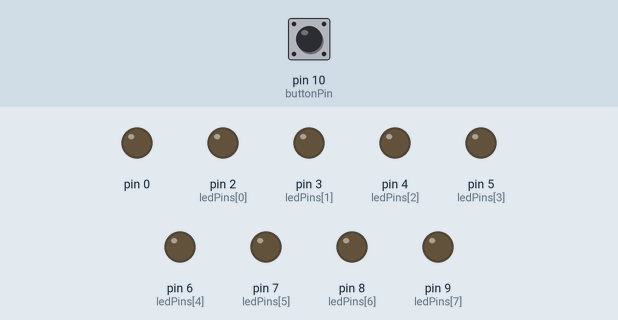
Bench run of a sketch on a simulated Arduino Uno, built with avr-gcc and run on an emulated ATmega328P. On the bench: output pins drawn as LEDs (lit = HIGH). Inputs (shaded band) come from the test bench; at power-on: pin 10 (buttonPin) HIGH.

Above: at 1.2 s.
1.3 s: pin 10 (buttonPin) pulled LOW for 0.15 s
At 7.8 s:
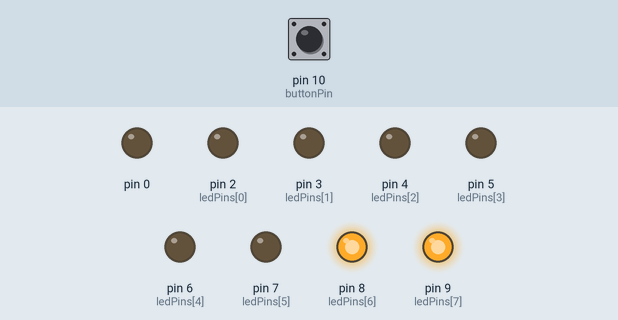
At 11.8 s:
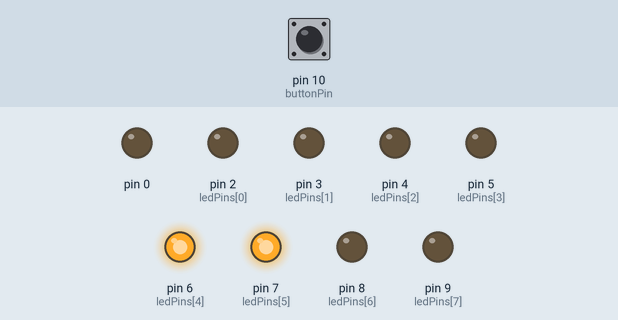
Timing chart, 0 to 30.3 s (numbered marks = the images above; inputs shaded):
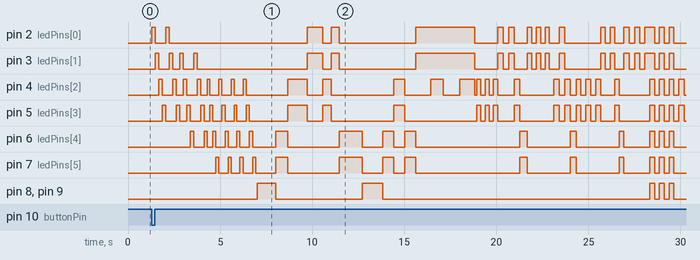

Measured:
- after the input at 1.3 s, pin 2 (ledPins[0]): LOW → HIGH at once, → LOW 0.19 s later, → HIGH 0.57 s later, → LOW 0.19 s later, … (36 changes in this stretch); pin 3 (ledPins[1]): LOW → HIGH after 0.19 s, → LOW 0.19 s later, → HIGH 0.57 s later, → LOW 0.19 s later, … (40 changes in this stretch)

The sketch:

sketch_oct30a_song.ino
```cpp
//Gravity Falls LED Sequence

int ledPins[] = {2,3,4,5,6,7,8,9};
int Blue1 = 2;
int Blue2 = 3;
int Green1 = 4;
int Green2 = 5;
int Yellow1 = 6;
int Yellow2 = 7;
int Red1 = 8;
int Red2 = 9;
const int buttonPin = 10;
int i=0;

void setup()
{
  int index;
  for(index = 0; index <= 8; index++){
pinMode(ledPins[index], OUTPUT);
pinMode(buttonPin, INPUT);
pinMode(2, OUTPUT);
pinMode(3, OUTPUT);
pinMode(4, OUTPUT);
pinMode(5, OUTPUT);
pinMode(6, OUTPUT);
pinMode(7, OUTPUT);
pinMode(8, OUTPUT);
pinMode(9, OUTPUT);
}
  }
void loop(){
  int buttonState;
  buttonState = digitalRead(buttonPin);
  if(buttonState == LOW){
digitalWrite(2, HIGH);    //first loop
digitalWrite(3, LOW);
digitalWrite(4, LOW);
digitalWrite(5, LOW);
delay(190);
digitalWrite(2, LOW);
digitalWrite(3, HIGH);
digitalWrite(4, LOW);
digitalWrite(5, LOW);
delay(190);
digitalWrite(2, LOW);
digitalWrite(3, LOW);
digitalWrite(4, HIGH);
digitalWrite(5, LOW);
delay(190);
digitalWrite(2, LOW);
digitalWrite(3, LOW);
digitalWrite(4, LOW);
digitalWrite(5, HIGH);
delay(190);
digitalWrite(2, HIGH);
digitalWrite(3, LOW);
digitalWrite(4, LOW);
digitalWrite(5, LOW);
delay(190);
digitalWrite(2, LOW);
digitalWrite(3, HIGH);
digitalWrite(4, LOW);
digitalWrite(5, LOW);
delay(190);
digitalWrite(2, LOW);
digitalWrite(3, LOW);
digitalWrite(4, HIGH);
digitalWrite(5, LOW);
delay(190);
digitalWrite(2, LOW);
digitalWrite(3, LOW);
digitalWrite(4, LOW);
digitalWrite(5, HIGH);
delay(190);
digitalWrite(3, HIGH);  //second loop
digitalWrite(4, LOW);
digitalWrite(5, LOW);
digitalWrite(6, LOW);
delay(190);
digitalWrite(3, LOW);
digitalWrite(4, HIGH);
digitalWrite(5, LOW);
digitalWrite(6, LOW);
delay(190);
digitalWrite(3, LOW);
digitalWrite(4, LOW);
digitalWrite(5, HIGH);
digitalWrite(6, LOW);
delay(190);
digitalWrite(3, LOW);
digitalWrite(4, LOW);
digitalWrite(5, LOW);
digitalWrite(6, HIGH);
delay(190);
digitalWrite(3, HIGH);
digitalWrite(4, LOW);
digitalWrite(5, LOW);
digitalWrite(6, LOW);
delay(190);
digitalWrite(3, LOW);
digitalWrite(4, HIGH);
digitalWrite(5, LOW);
digitalWrite(6, LOW);
delay(190);
digitalWrite(3, LOW);
digitalWrite(4, LOW);
digitalWrite(5, HIGH);
digitalWrite(6, LOW);
delay(190);
digitalWrite(3, LOW);
digitalWrite(4, LOW);
digitalWrite(5, LOW);
digitalWrite(6, HIGH);
delay(140);
digitalWrite(3, LOW);
digitalWrite(4, LOW);
digitalWrite(5, LOW);
digitalWrite(6, LOW);
while (i<2){
digitalWrite(4, HIGH);    //third loop
digitalWrite(5, LOW);
digitalWrite(6, LOW);
digitalWrite(7, LOW);
delay(150);
digitalWrite(4, LOW);
digitalWrite(5, HIGH);
digitalWrite(6, LOW);
digitalWrite(7, LOW);
delay(150);
digitalWrite(4, LOW);
digitalWrite(5, LOW);
digitalWrite(6, HIGH);
digitalWrite(7, LOW);
delay(170);
digitalWrite(4, LOW);
digitalWrite(5, LOW);
digitalWrite(6, LOW);
digitalWrite(7, HIGH);
delay(170);
digitalWrite(4, HIGH);
digitalWrite(5, LOW);
digitalWrite(6, LOW);
digitalWrite(7, LOW);
delay(170);
digitalWrite(4, LOW);
digitalWrite(5, HIGH);
digitalWrite(6, LOW);
digitalWrite(7, LOW);
delay(170);
digitalWrite(4, LOW);
digitalWrite(5, LOW);
digitalWrite(6, HIGH);
digitalWrite(7, LOW);
delay(170);
digitalWrite(4, LOW);
digitalWrite(5, LOW);
digitalWrite(6, LOW);
digitalWrite(7, HIGH);
delay(170);
i = i+1;
}
i = 0;
digitalWrite(7, LOW); // double lights TIME IT
delay(100);
digitalWrite(2, LOW);
digitalWrite(3, LOW);
digitalWrite(4, LOW);
digitalWrite(5, LOW);
digitalWrite(6, LOW);
digitalWrite(7, LOW);
digitalWrite(8, HIGH);
digitalWrite(9, HIGH);
delay(1000);
digitalWrite(2, LOW);
digitalWrite(3, LOW);
digitalWrite(4, LOW);
digitalWrite(5, LOW);
digitalWrite(6, HIGH);
digitalWrite(7, HIGH);
digitalWrite(8, LOW);
digitalWrite(9, LOW);
delay(650);
digitalWrite(2, LOW);
digitalWrite(3, LOW);
digitalWrite(4, HIGH);
digitalWrite(5, HIGH);
digitalWrite(6, LOW);
digitalWrite(7, LOW);
digitalWrite(8, LOW);
digitalWrite(9, LOW);
delay(1055);
digitalWrite(2, HIGH);
digitalWrite(3, HIGH);
digitalWrite(4, LOW);
digitalWrite(5, LOW);
digitalWrite(6, LOW);
digitalWrite(7, LOW);
digitalWrite(8, LOW);
digitalWrite(9, LOW);
delay(850);
digitalWrite(2, LOW);
digitalWrite(3, LOW);
digitalWrite(4, HIGH);
digitalWrite(5, HIGH);
digitalWrite(6, LOW);
digitalWrite(7, LOW);
digitalWrite(8, LOW);
digitalWrite(9, LOW);
delay(440);
digitalWrite(2, HIGH);
digitalWrite(3, HIGH);
digitalWrite(4, LOW);
digitalWrite(5, LOW);
digitalWrite(6, LOW);
digitalWrite(7, LOW);
digitalWrite(8, LOW);
digitalWrite(9, LOW);
delay(450);
digitalWrite(2, LOW);
digitalWrite(3, LOW);
digitalWrite(4, LOW);
digitalWrite(5, LOW);
digitalWrite(6, HIGH);
digitalWrite(7, HIGH);
digitalWrite(8, LOW);
digitalWrite(9, LOW);
delay(1250);
digitalWrite(2, LOW);
digitalWrite(3, LOW);
digitalWrite(4, LOW);
digitalWrite(5, LOW);
digitalWrite(6, LOW);
digitalWrite(7, LOW);
digitalWrite(8, HIGH);
digitalWrite(9, HIGH);
delay(1100);
digitalWrite(2, LOW);
digitalWrite(3, LOW);
digitalWrite(4, LOW);
digitalWrite(5, LOW);
digitalWrite(6, HIGH);
digitalWrite(7, HIGH);
digitalWrite(8, LOW);
digitalWrite(9, LOW);
delay(600);
digitalWrite(2, LOW);
digitalWrite(3, LOW);
digitalWrite(4, HIGH);
digitalWrite(5, HIGH);
digitalWrite(6, LOW);
digitalWrite(7, LOW);
digitalWrite(8, LOW);
digitalWrite(9, LOW);
delay(600);
digitalWrite(2, LOW);
digitalWrite(3, LOW);
digitalWrite(4, LOW);
digitalWrite(5, LOW);
digitalWrite(6, HIGH);
digitalWrite(7, HIGH);
digitalWrite(8, LOW);
digitalWrite(9, LOW);
delay(600);
digitalWrite(2, HIGH);
digitalWrite(3, HIGH);
digitalWrite(4, LOW);
digitalWrite(5, LOW);
digitalWrite(6, LOW);
digitalWrite(7, LOW);
digitalWrite(8, LOW);
digitalWrite(9, LOW);
delay(800);
digitalWrite(2, HIGH);
digitalWrite(3, HIGH);
digitalWrite(4, HIGH);
digitalWrite(5, LOW);
digitalWrite(6, LOW);
digitalWrite(7, LOW);
digitalWrite(8, LOW);
digitalWrite(9, LOW);
delay(700);

digitalWrite(2, HIGH);
digitalWrite(3, HIGH);
digitalWrite(4, LOW);
digitalWrite(5, LOW);
digitalWrite(6, LOW);
digitalWrite(7, LOW);
digitalWrite(8, LOW);
digitalWrite(9, LOW);
delay(900);
digitalWrite(2, HIGH);
digitalWrite(3, HIGH);
digitalWrite(4, HIGH);
digitalWrite(5, LOW);
digitalWrite(6, LOW);
digitalWrite(7, LOW);
digitalWrite(8, LOW);
digitalWrite(9, LOW);  // good here
delay(800);
digitalWrite(2, LOW);
digitalWrite(3, LOW);
digitalWrite(4, LOW);
digitalWrite(5, LOW);
digitalWrite(6, LOW);
digitalWrite(7, LOW);
digitalWrite(8, LOW);
digitalWrite(9, LOW);
delay(100);
digitalWrite(2, LOW); //green repeats
digitalWrite(3, LOW);
digitalWrite(4, HIGH);
digitalWrite(5, HIGH);
digitalWrite(6, LOW);
digitalWrite(7, LOW);
digitalWrite(8, LOW);
digitalWrite(9, LOW);
delay(230);
digitalWrite(2, LOW);
digitalWrite(3, LOW);
digitalWrite(4, LOW);
digitalWrite(5, LOW);
digitalWrite(6, LOW);
digitalWrite(7, LOW);
digitalWrite(8, LOW);
digitalWrite(9, LOW);
delay(230);
digitalWrite(2, LOW);
digitalWrite(3, LOW);
digitalWrite(4, HIGH);
digitalWrite(5, HIGH);
digitalWrite(6, LOW);
digitalWrite(7, LOW);
digitalWrite(8, LOW);
digitalWrite(9, LOW);
delay(230);
digitalWrite(2, LOW);
digitalWrite(3, LOW);
digitalWrite(4, LOW);
digitalWrite(5, LOW);
digitalWrite(6, LOW);
digitalWrite(7, LOW);
digitalWrite(8, LOW);
digitalWrite(9, LOW);
delay(230);
digitalWrite(2, LOW);
digitalWrite(3, LOW);
digitalWrite(4, HIGH);
digitalWrite(5, HIGH);
digitalWrite(6, LOW);
digitalWrite(7, LOW);
digitalWrite(8, LOW);
digitalWrite(9, LOW);
delay(230);
digitalWrite(2, HIGH); //in between repeats
digitalWrite(3, HIGH);
digitalWrite(4, LOW);
digitalWrite(5, LOW);
digitalWrite(6, LOW);
digitalWrite(7, LOW);
digitalWrite(8, LOW);
digitalWrite(9, LOW);
delay(300);
digitalWrite(2, LOW);
digitalWrite(3, LOW);
digitalWrite(4, LOW);
digitalWrite(5, LOW);
digitalWrite(6, LOW);
digitalWrite(7, LOW);
digitalWrite(8, LOW);
digitalWrite(9, LOW);
delay(300);
digitalWrite(2, HIGH);
digitalWrite(3, HIGH);
digitalWrite(4, LOW);
digitalWrite(5, LOW);
digitalWrite(6, LOW);
digitalWrite(7, LOW);
digitalWrite(8, LOW);
digitalWrite(9, LOW);
delay(300);
digitalWrite(2, LOW);
digitalWrite(3, LOW);
digitalWrite(4, HIGH);
digitalWrite(5, HIGH);
digitalWrite(6, LOW);
digitalWrite(7, LOW);
digitalWrite(8, LOW);
digitalWrite(9, LOW);
delay(300);
digitalWrite(2, LOW);
digitalWrite(3, LOW);
digitalWrite(4, LOW);
digitalWrite(5, LOW);
digitalWrite(6, HIGH);
digitalWrite(7, HIGH);
digitalWrite(8, LOW);
digitalWrite(9, LOW);
delay(400);
digitalWrite(2, HIGH); //blue repeats again
digitalWrite(3, HIGH);
digitalWrite(4, LOW);
digitalWrite(5, LOW);
digitalWrite(6, LOW);
digitalWrite(7, LOW);
digitalWrite(8, LOW);
digitalWrite(9, LOW);
delay(250);
digitalWrite(2, LOW);
digitalWrite(3, LOW);
digitalWrite(4, LOW);
digitalWrite(5, LOW);
digitalWrite(6, LOW);
digitalWrite(7, LOW);
digitalWrite(8, LOW);
digitalWrite(9, LOW);
delay(240);
digitalWrite(2, HIGH);
digitalWrite(3, HIGH);
digitalWrite(4, LOW);
digitalWrite(5, LOW);
digitalWrite(6, LOW);
digitalWrite(7, LOW);
digitalWrite(8, LOW);
digitalWrite(9, LOW);
delay(240);
digitalWrite(2, LOW);
digitalWrite(3, LOW);
digitalWrite(4, LOW);
digitalWrite(5, LOW);
digitalWrite(6, LOW);
digitalWrite(7, LOW);
digitalWrite(8, LOW);
digitalWrite(9, LOW);
delay(240);
digitalWrite(2, HIGH);
digitalWrite(3, HIGH);
digitalWrite(4, LOW);
digitalWrite(5, LOW);
digitalWrite(6, LOW);
digitalWrite(7, LOW);
digitalWrite(8, LOW);
digitalWrite(9, LOW);
delay(240);
digitalWrite(2, LOW);
digitalWrite(3, LOW);
digitalWrite(4, LOW);
digitalWrite(5, LOW);
digitalWrite(6, LOW);
digitalWrite(7, LOW);
digitalWrite(8, LOW);
digitalWrite(9, LOW);
delay(240);
digitalWrite(2, LOW); // blue repeat ends
digitalWrite(3, LOW);
digitalWrite(4, HIGH);
digitalWrite(5, HIGH);
digitalWrite(6, LOW);
digitalWrite(7, LOW);
digitalWrite(8, LOW);
digitalWrite(9, LOW);
delay(300);
digitalWrite(2, HIGH);
digitalWrite(3, HIGH);
digitalWrite(4, LOW);
digitalWrite(5, LOW);
digitalWrite(6, LOW);
digitalWrite(7, LOW);
digitalWrite(8, LOW);
digitalWrite(9, LOW);
delay(300);
digitalWrite(2, LOW);
digitalWrite(3, LOW);
digitalWrite(4, HIGH);
digitalWrite(5, HIGH);
digitalWrite(6, LOW);
digitalWrite(7, LOW);
digitalWrite(8, LOW);
digitalWrite(9, LOW);
delay(300);
digitalWrite(2, LOW);
digitalWrite(3, LOW);
digitalWrite(4, LOW);
digitalWrite(5, LOW);
digitalWrite(6, HIGH);
digitalWrite(7, HIGH);
digitalWrite(8, LOW);
digitalWrite(9, LOW);
delay(300);
digitalWrite(2, LOW); // repeats green // somewhat good up to here
digitalWrite(3, LOW);
digitalWrite(4, HIGH);
digitalWrite(5, HIGH);
digitalWrite(6, LOW);
digitalWrite(7, LOW);
digitalWrite(8, LOW);
digitalWrite(9, LOW);
delay(270);
digitalWrite(2, LOW);
digitalWrite(3, LOW);
digitalWrite(4, LOW);
digitalWrite(5, LOW);
digitalWrite(6, LOW);
digitalWrite(7, LOW);
digitalWrite(8, LOW);
digitalWrite(9, LOW);
delay(270);
digitalWrite(2, LOW);
digitalWrite(3, LOW);
digitalWrite(4, HIGH);
digitalWrite(5, HIGH);
digitalWrite(6, LOW);
digitalWrite(7, LOW);
digitalWrite(8, LOW);
digitalWrite(9, LOW);
delay(270);
digitalWrite(2, LOW);
digitalWrite(3, LOW);
digitalWrite(4, LOW);
digitalWrite(5, LOW);
digitalWrite(6, LOW);
digitalWrite(7, LOW);
digitalWrite(8, LOW);
digitalWrite(9, LOW);
delay(270);
digitalWrite(2, LOW);
digitalWrite(3, LOW);
digitalWrite(4, HIGH);
digitalWrite(5, HIGH);
digitalWrite(6, LOW);
digitalWrite(7, LOW);
digitalWrite(8, LOW);
digitalWrite(9, LOW);
delay(270);
digitalWrite(2, HIGH);    // green repeat ends
digitalWrite(3, HIGH);
digitalWrite(4, LOW);
digitalWrite(5, LOW);
digitalWrite(6, LOW);
digitalWrite(7, LOW);
digitalWrite(8, LOW);
digitalWrite(9, LOW);
delay(250);
digitalWrite(2, LOW);
digitalWrite(3, LOW);
digitalWrite(4, LOW);
digitalWrite(5, LOW);
digitalWrite(6, LOW);
digitalWrite(7, LOW);
digitalWrite(8, LOW);
digitalWrite(9, LOW);
delay(250);
digitalWrite(2, HIGH);
digitalWrite(3, HIGH);
digitalWrite(4, LOW);
digitalWrite(5, LOW);
digitalWrite(6, LOW);
digitalWrite(7, LOW);
digitalWrite(8, LOW);
digitalWrite(9, LOW);
delay(250);
digitalWrite(2, LOW);
digitalWrite(3, LOW);
digitalWrite(4, HIGH);
digitalWrite(5, HIGH);
digitalWrite(6, LOW);
digitalWrite(7, LOW);
digitalWrite(8, LOW);
digitalWrite(9, LOW);
delay(250);
digitalWrite(2, LOW);
digitalWrite(3, LOW);
digitalWrite(4, LOW);
digitalWrite(5, LOW);
digitalWrite(6, HIGH);
digitalWrite(7, HIGH);
digitalWrite(8, LOW);
digitalWrite(9, LOW);
delay(250);
digitalWrite(2, HIGH); // blue repeats backside
digitalWrite(3, HIGH);
digitalWrite(4, LOW);
digitalWrite(5, LOW);
digitalWrite(6, LOW);
digitalWrite(7, LOW);
digitalWrite(8, LOW);
digitalWrite(9, LOW);
delay(300);
digitalWrite(2, LOW);
digitalWrite(3, LOW);
digitalWrite(4, LOW);
digitalWrite(5, LOW);
digitalWrite(6, LOW);
digitalWrite(7, LOW);
digitalWrite(8, LOW);
digitalWrite(9, LOW);
delay(300);
digitalWrite(2, HIGH);
digitalWrite(3, HIGH);
digitalWrite(4, LOW);
digitalWrite(5, LOW);
digitalWrite(6, LOW);
digitalWrite(7, LOW);
digitalWrite(8, LOW);
digitalWrite(9, LOW);
delay(270);
digitalWrite(2, LOW);
digitalWrite(3, LOW);
digitalWrite(4, LOW);
digitalWrite(5, LOW);
digitalWrite(6, LOW);
digitalWrite(7, LOW);
digitalWrite(8, LOW);
digitalWrite(9, LOW);
delay(270);
digitalWrite(2, HIGH);
digitalWrite(3, HIGH);
digitalWrite(4, LOW);
digitalWrite(5, LOW);
digitalWrite(6, LOW);
digitalWrite(7, LOW);
digitalWrite(8, LOW);
digitalWrite(9, LOW);
delay(270);
digitalWrite(2, HIGH); //all flicker
digitalWrite(3, HIGH);
digitalWrite(4, HIGH);
digitalWrite(5, HIGH);
digitalWrite(6, HIGH);
digitalWrite(7, HIGH);
digitalWrite(8, HIGH);
digitalWrite(9, HIGH);
delay(260);
digitalWrite(2, LOW);
digitalWrite(3, LOW);
digitalWrite(4, LOW);
digitalWrite(5, LOW);
digitalWrite(6, LOW);
digitalWrite(7, LOW);
digitalWrite(8, LOW);
digitalWrite(9, LOW);
delay(260);
digitalWrite(2, HIGH);
digitalWrite(3, HIGH);
digitalWrite(4, HIGH);
digitalWrite(5, HIGH);
digitalWrite(6, HIGH);
digitalWrite(7, HIGH);
digitalWrite(8, HIGH);
digitalWrite(9, HIGH);
delay(260);
digitalWrite(2, LOW);
digitalWrite(3, LOW);
digitalWrite(4, LOW);
digitalWrite(5, LOW);
digitalWrite(6, LOW);
digitalWrite(7, LOW);
digitalWrite(8, LOW);
digitalWrite(9, LOW);
delay(260);
digitalWrite(2, HIGH);
digitalWrite(3, HIGH);
digitalWrite(4, HIGH);
digitalWrite(5, HIGH);
digitalWrite(6, HIGH);
digitalWrite(7, HIGH);
digitalWrite(8, HIGH);
digitalWrite(9, HIGH);
delay(260);
digitalWrite(2, LOW);
digitalWrite(3, LOW);
digitalWrite(4, LOW);
digitalWrite(5, LOW);
digitalWrite(6, LOW);
digitalWrite(7, LOW);
digitalWrite(8, LOW);
digitalWrite(9, LOW);
delay(260);
digitalWrite(2, LOW); // good here
digitalWrite(3, LOW);
digitalWrite(4, HIGH);
digitalWrite(5, HIGH);
digitalWrite(6, LOW);
digitalWrite(7, LOW);
digitalWrite(8, LOW);
digitalWrite(9, LOW);
delay(300);
digitalWrite(2, LOW);
digitalWrite(3, LOW);
digitalWrite(4, LOW);
digitalWrite(5, LOW);
digitalWrite(6, LOW);
digitalWrite(7, LOW);
digitalWrite(8, LOW);
digitalWrite(9, LOW);
delay(300);
digitalWrite(2, LOW);
digitalWrite(3, LOW);
digitalWrite(4, HIGH);
digitalWrite(5, HIGH);
digitalWrite(6, LOW);
digitalWrite(7, LOW);
digitalWrite(8, LOW);
digitalWrite(9, LOW);
delay(300);
digitalWrite(2, LOW);
digitalWrite(3, LOW);
digitalWrite(4, LOW);
digitalWrite(5, LOW);
digitalWrite(6, LOW);
digitalWrite(7, LOW);
digitalWrite(8, LOW);
digitalWrite(9, LOW);
delay(300);
digitalWrite(2, LOW);
digitalWrite(3, LOW);
digitalWrite(4, HIGH);
digitalWrite(5, HIGH);
digitalWrite(6, LOW);
digitalWrite(7, LOW);
digitalWrite(8, LOW);
digitalWrite(9, LOW);
delay(300);
digitalWrite(2, HIGH);
digitalWrite(3, HIGH);
digitalWrite(4, LOW);
digitalWrite(5, LOW);
digitalWrite(6, LOW);
digitalWrite(7, LOW);
digitalWrite(8, LOW);
digitalWrite(9, LOW);
delay(300);
digitalWrite(2, LOW);
digitalWrite(3, LOW);
digitalWrite(4, LOW);
digitalWrite(5, LOW);
digitalWrite(6, LOW);
digitalWrite(7, LOW);
digitalWrite(8, LOW);
digitalWrite(9, LOW);
delay(300);
digitalWrite(2, HIGH);
digitalWrite(3, HIGH);
digitalWrite(4, LOW);
digitalWrite(5, LOW);
digitalWrite(6, LOW);
digitalWrite(7, LOW);
digitalWrite(8, LOW);
digitalWrite(9, LOW);
delay(300);
digitalWrite(2, LOW);
digitalWrite(3, LOW);
digitalWrite(4, HIGH);
digitalWrite(5, HIGH);
digitalWrite(6, LOW);
digitalWrite(7, LOW);
digitalWrite(8, LOW);
digitalWrite(9, LOW);
delay(300);
digitalWrite(2, LOW);
digitalWrite(3, LOW);
digitalWrite(4, LOW);
digitalWrite(5, LOW);
digitalWrite(6, HIGH);
digitalWrite(7, HIGH);
digitalWrite(8, LOW);
digitalWrite(9, LOW);
delay(300);
digitalWrite(2, HIGH);
digitalWrite(3, HIGH);
digitalWrite(4, HIGH);
digitalWrite(5, HIGH);
digitalWrite(6, LOW);
digitalWrite(7, LOW);
digitalWrite(8, LOW);
digitalWrite(9, LOW);
delay(300);
digitalWrite(2, LOW);
digitalWrite(3, LOW);
digitalWrite(4, LOW);
digitalWrite(5, LOW);
digitalWrite(6, LOW);
digitalWrite(7, LOW);
digitalWrite(8, LOW);
digitalWrite(9, LOW);
delay(300);
digitalWrite(2, HIGH);
digitalWrite(3, HIGH);
digitalWrite(4, HIGH);
digitalWrite(5, HIGH);
digitalWrite(6, LOW);
digitalWrite(7, LOW);
digitalWrite(8, LOW);
digitalWrite(9, LOW);
delay(1000);
digitalWrite(2, LOW);
digitalWrite(3, LOW);
digitalWrite(4, LOW);
digitalWrite(5, LOW);
digitalWrite(6, LOW);
digitalWrite(7, LOW);
digitalWrite(8, LOW);
digitalWrite(9, LOW);
delay(350);
digitalWrite(2, HIGH);
digitalWrite(3, HIGH);
digitalWrite(4, HIGH);
digitalWrite(5, HIGH);
digitalWrite(6, LOW);
digitalWrite(7, LOW);
digitalWrite(8, LOW);
digitalWrite(9, LOW);
delay(350);
digitalWrite(2, HIGH);
digitalWrite(3, HIGH);
digitalWrite(4, HIGH);
digitalWrite(5, HIGH);
digitalWrite(6, HIGH);
digitalWrite(7, LOW);
digitalWrite(8, LOW);
digitalWrite(9, LOW);
delay(350);
digitalWrite(2, LOW);
digitalWrite(3, LOW);
digitalWrite(4, LOW);
digitalWrite(5, LOW);
digitalWrite(6, LOW);
digitalWrite(7, LOW);
digitalWrite(8, LOW);
digitalWrite(9, LOW);
delay(350);
digitalWrite(2, HIGH);
digitalWrite(3, HIGH);
digitalWrite(4, HIGH);
digitalWrite(5, HIGH);
digitalWrite(6, HIGH);
digitalWrite(7, LOW);
digitalWrite(8, LOW);
digitalWrite(9, LOW);
delay(350);
digitalWrite(2, LOW);
digitalWrite(3, LOW);
digitalWrite(4, LOW);
digitalWrite(5, LOW);
digitalWrite(6, LOW);
digitalWrite(7, LOW);
digitalWrite(8, LOW);
digitalWrite(9, LOW);
delay(350);
digitalWrite(2, HIGH);
digitalWrite(3, HIGH);
digitalWrite(4, HIGH);
digitalWrite(5, HIGH);
digitalWrite(6, HIGH);
digitalWrite(7, HIGH);
digitalWrite(8, LOW);
digitalWrite(9, LOW);
delay(350);
digitalWrite(2, HIGH);
digitalWrite(3, HIGH);
digitalWrite(4, HIGH);
digitalWrite(5, HIGH);
digitalWrite(6, HIGH);
digitalWrite(7, HIGH);
digitalWrite(8, LOW);
digitalWrite(9, LOW);
delay(350);
digitalWrite(2, HIGH);
digitalWrite(3, HIGH);
digitalWrite(4, HIGH);
digitalWrite(5, HIGH);
digitalWrite(6, HIGH);
digitalWrite(7, HIGH);
digitalWrite(8, HIGH);
digitalWrite(9, HIGH);
delay(300);
digitalWrite(2, HIGH);
digitalWrite(3, HIGH);
digitalWrite(4, HIGH);
digitalWrite(5, HIGH);
digitalWrite(6, HIGH);
digitalWrite(7, LOW);
digitalWrite(8, HIGH);
digitalWrite(9, HIGH);
delay(300);
digitalWrite(2, HIGH);
digitalWrite(3, HIGH);
digitalWrite(4, HIGH);
digitalWrite(5, HIGH);
digitalWrite(6, LOW);
digitalWrite(7, HIGH);
digitalWrite(8, HIGH);
digitalWrite(9, HIGH);
delay(300);
digitalWrite(2, HIGH);
digitalWrite(3, HIGH);
digitalWrite(4, HIGH);
digitalWrite(5, HIGH);
digitalWrite(6, HIGH);
digitalWrite(7, LOW);
digitalWrite(8, HIGH);
digitalWrite(9, HIGH);
delay(300);
digitalWrite(2, HIGH);
digitalWrite(3, HIGH);
digitalWrite(4, HIGH);
digitalWrite(5, HIGH);
digitalWrite(6, HIGH);
digitalWrite(7, HIGH);
digitalWrite(8, LOW);
digitalWrite(9, HIGH);
delay(300);
digitalWrite(2, HIGH);
digitalWrite(3, HIGH);
digitalWrite(4, HIGH);
digitalWrite(5, HIGH);
digitalWrite(6, HIGH);
digitalWrite(7, HIGH);
digitalWrite(8, HIGH);
digitalWrite(9, LOW);
delay(500);
digitalWrite(2, LOW);
digitalWrite(3, LOW);
digitalWrite(4, LOW);
digitalWrite(5, LOW);
digitalWrite(6, LOW);
digitalWrite(7, LOW);
digitalWrite(8, LOW);
digitalWrite(9, LOW);
delay(400);
}
  }
```
